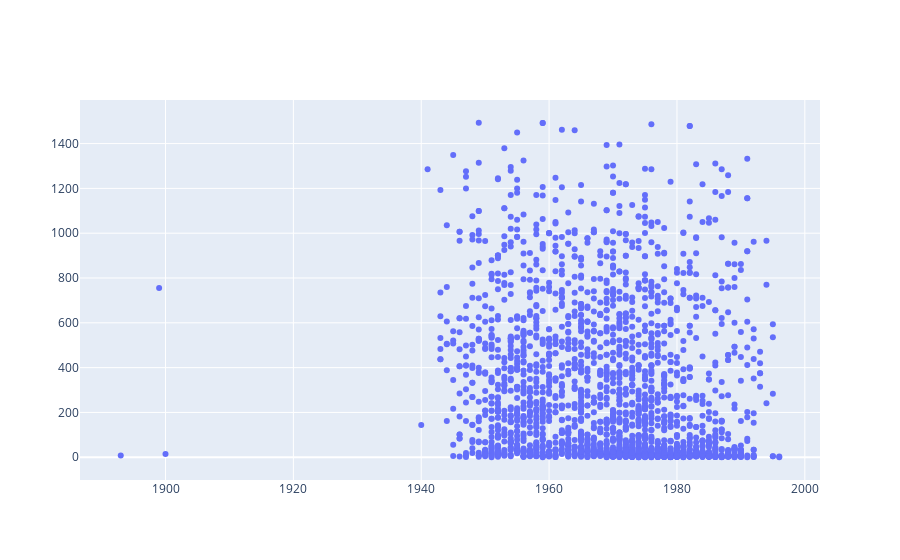

This figure's notebook cell:
### Code cell
# YOUR CODE HERE
fig.show()

### Figure 1 — Plotly figure (JSON) as saved in the notebook; plotly's stock layout.template omitted (floating-point values rounded to 4 significant figures; data arrays with more than 128 entries replaced by an {"elided": "..."} marker saying what was removed)
{"data": [{"mode": "markers", "type": "scatter", "x": {"elided": "2240 int values"}, "y": {"elided": "2240 int values"}}], "layout": {}}
